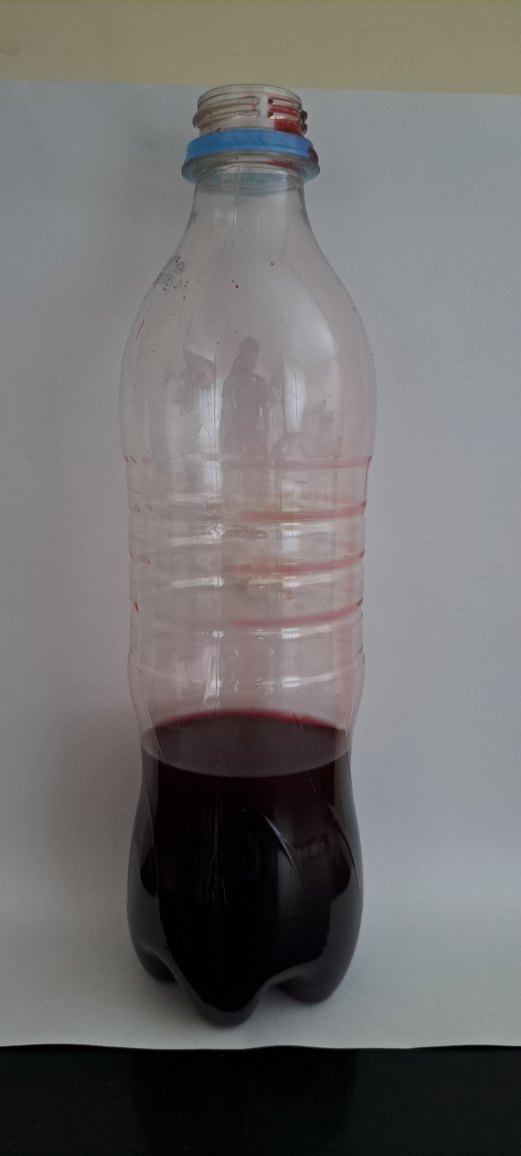
#> input picture data/D001_papel_atras/20230526_095122.jpg, 2084 x 4624 px (shown at 1/4 size)
$ jupyter execute 50_linhas.ipynb
#> lines starting #> are read from the running program, lines starting #| are printed output that depends on the picture; after the words box and inside, x2 and y2 are one past the last pixel; in counts of white or black regions, pixels touching at a corner belong together
[cell 1]
import cv2
from matplotlib import pyplot as plt
import imutils

[cell 2]
# read image and take first channel only
bottle_3_channel = cv2.imread("./../data/D001_papel_atras/20230526_095122.jpg")
#> bottle_3_channel is the input picture: shape (4624, 2084, 3); mean B, G, R 110.9, 111.1, 112.8
bottle_gray = cv2.split(bottle_3_channel)[0]
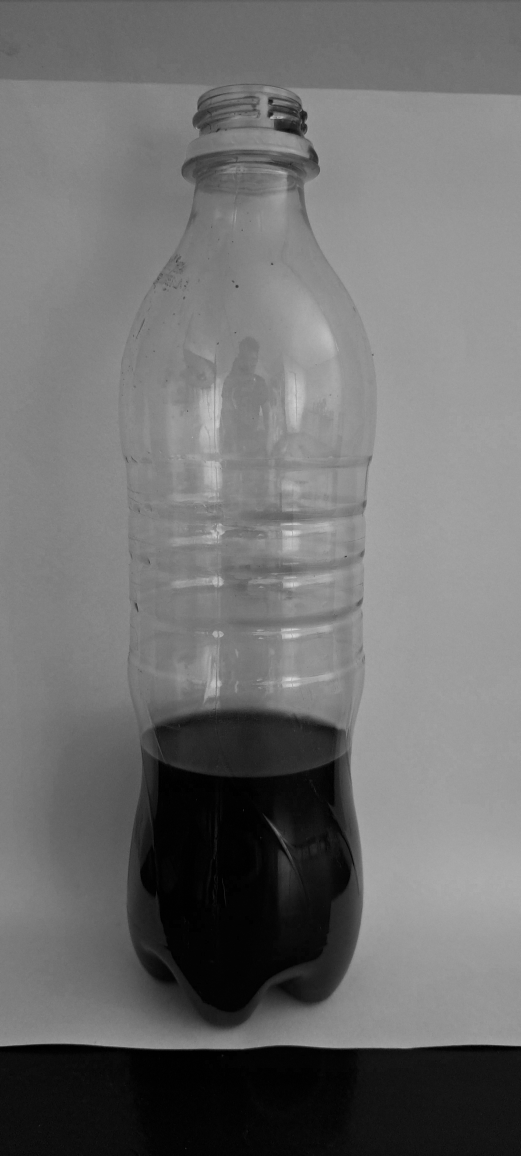
#> bottle_gray: shape (4624, 2084) (shown at 1/4 size); min 0, max 231, mean 110.9
resized = cv2.resize(bottle_gray, (500, 500), interpolation=cv2.INTER_AREA)
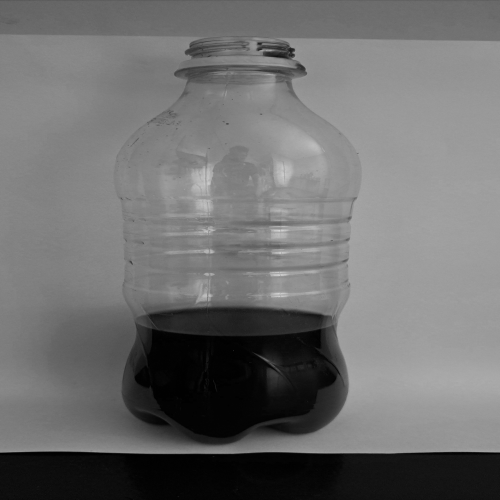
#> resized: shape (500, 500); min 0, max 214, mean 110.9

cv2.imshow("Bottle Gray", resized)
cv2.waitKey(0)

[cell 3]
# blur image
bottle_gray = cv2.GaussianBlur(bottle_gray, (7, 7), 0)
cv2.imshow("Bottle Gray Smoothed 7 x 7", bottle_gray)
cv2.waitKey(0)

[cell 4]
# draw histogram
plt.hist(bottle_gray.ravel(), 256,[0, 256]); plt.show()
#> after `plt.hist(bottle_gray.ravel(), 256, [0, 256])`:
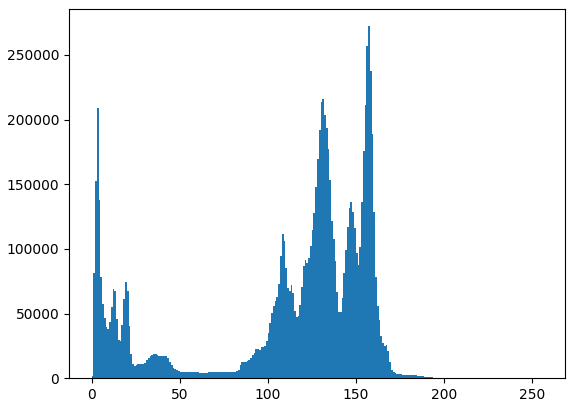
#> figure drawn by matplotlib, 1 panel; tallest bar 272235 high, from x = 157 to 158

[cell 5]
# manual threshold
(T, bottle_threshold) = cv2.threshold(bottle_gray, 27.5, 255, cv2.THRESH_BINARY_INV)
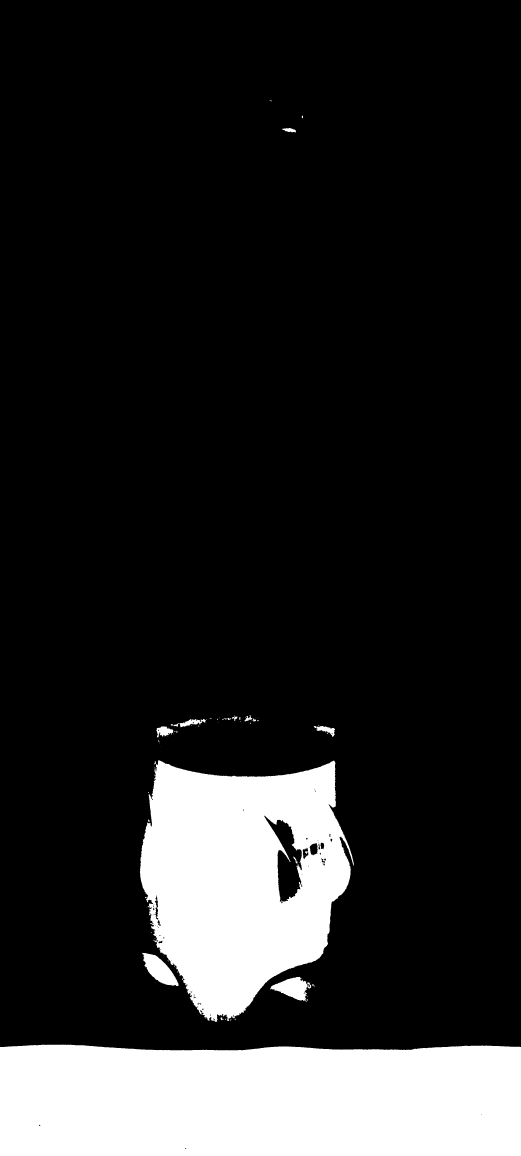
#> bottle_threshold: shape (4624, 2084) (shown at 1/4 size); 16% white; 74 white regions (46 under 20 px), largest, box (x1, y1, x2, y2) and area: (0, 4178, 2084, 4624) 901222, (560, 3041, 1416, 4087) 610758, (569, 3811, 714, 3944) 9612
#> T = 27
cv2.imshow("Bottle Gray Threshold 27.5", bottle_threshold)
cv2.waitKey(0)

[cell 6]
# apply opening operation
kernel = cv2.getStructuringElement(cv2.MORPH_RECT, (5, 5))
bottle_open = cv2.morphologyEx(bottle_threshold, cv2.MORPH_OPEN, kernel)
#> bottle_open: shape (4624, 2084); 15.9% white; 25 white regions
cv2.imshow("Bottle Open 5 x 5", bottle_open)
cv2.waitKey(0)

[cell 7]
# find all contours
contours = cv2.findContours(bottle_open.copy(), cv2.RETR_EXTERNAL, cv2.CHAIN_APPROX_SIMPLE)
#> contours = 23 contours, 5 with area under 20; largest, box (x1, y1, x2, y2) and area: (0, 4179, 2084, 4624) 898693, (560, 3042, 1410, 4087) 634824, (570, 3812, 714, 3944) 9390, (1084, 3908, 1228, 4002) 8000, (627, 2906, 693, 2945) 1601
contours = imutils.grab_contours(contours)
bottle_clone = bottle_3_channel.copy()
cv2.drawContours(bottle_clone, contours, -1, (255, 0, 0), 2)
cv2.imshow("All Contours", bottle_clone)
cv2.waitKey(0)

[cell 8]
# sort contours by area
areas = [cv2.contourArea(contour) for contour in contours]
#> areas = [898693, 38.5, 36, 34.5, 8000, 9390.5, 16, 16, 634824, 33, 1601, 33.5, 1272.5, 66, 16, 49, 105, 1185, 16, 181, 61.5, 519, 16]
(contours, areas) = zip(*sorted(zip(contours, areas), key=lambda a:a[1]))
#> areas = (16, 16, 16, 16, 16, 33, 33.5, 34.5, 36, 38.5, 49, 61.5, 66, 105, 181, 519, 1185, 1272.5, 1601, 8000, 9390.5, 634824, 898693)
# print contour with largest area
bottle_clone = bottle_3_channel.copy()
cv2.drawContours(bottle_clone, [contours[-1]], -1, (255, 0, 0), 2)
cv2.imshow("Largest contour", bottle_clone)
cv2.waitKey(0)

[cell 9]
# draw bounding box, calculate aspect and display decision
bottle_clone = bottle_3_channel.copy()
(x, y, w, h) = cv2.boundingRect(contours[-1])
#> x = 0; y = 4179; w = 2084; h = 445
aspectRatio = w / float(h)
#> aspectRatio = 4.68
if aspectRatio < 0.4:
    cv2.rectangle(bottle_clone, (x, y), (x + w, y + h), (0, 255, 0), 2)
    cv2.putText(bottle_clone, "Full", (x + 10, y + 20), cv2.FONT_HERSHEY_PLAIN, 1, (0, 255, 0), 2)
else:
    cv2.rectangle(bottle_clone, (x, y), (x + w, y + h), (0, 0, 255), 2)
    cv2.putText(bottle_clone, "Low", (x + 10, y + 20), cv2.FONT_HERSHEY_PLAIN, 1, (0, 0, 255), 2)
cv2.imshow("Decision", bottle_clone)
cv2.waitKey(0)

$ run again, with data/D001_papel_atras/20230526_094925.jpg copied over data/D001_papel_atras/20230526_095122.jpg
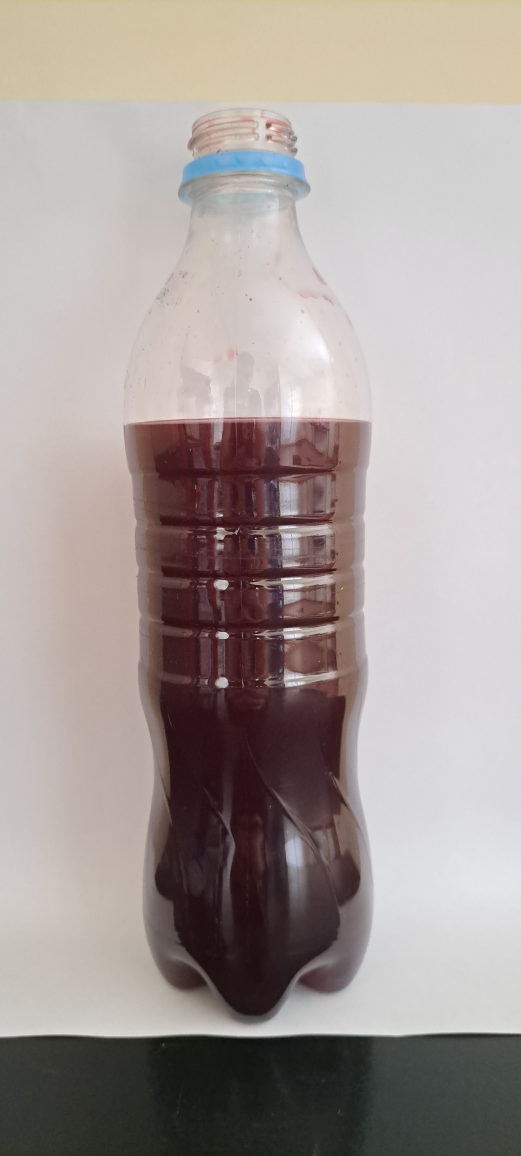
#> input picture data/D001_papel_atras/20230526_094925.jpg, 2084 x 4624 px (shown at 1/4 size)
#> bottle_3_channel is the input picture: shape (4624, 2084, 3); mean B, G, R 152, 155.4, 164.7
#> `(T, bottle_threshold) = cv2.threshold(bottle_gray, 27.5, 255, cv2.THRE..`:
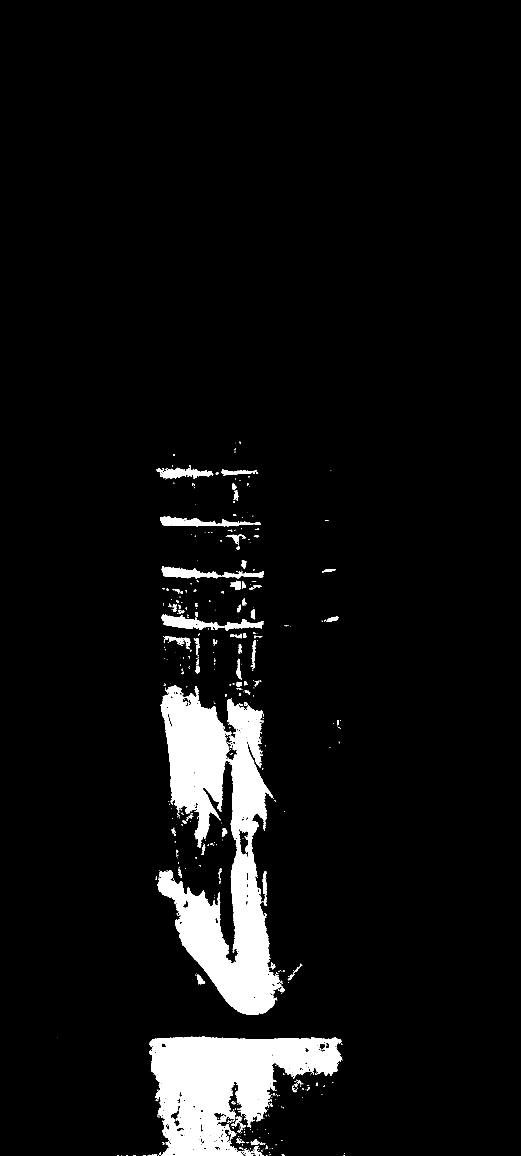
#> bottle_threshold: shape (4624, 2084) (shown at 1/4 size); 5.9% white; 581 white regions (391 under 20 px), largest, box (x1, y1, x2, y2) and area: (633, 2741, 1126, 4059) 301089, (598, 4147, 1370, 4624) 205931, (640, 2066, 1043, 2105) 7154
#> T = 27
#> bottle_open: shape (4624, 2084); 5.7% white; 153 white regions
#> contours = 153 contours, 21 with area under 20; largest, box (x1, y1, x2, y2) and area: (599, 4147, 1368, 4624) 207543, (635, 2797, 1105, 4059) 200348, (644, 2742, 916, 3380) 97095, (647, 2461, 885, 2519) 6595, (647, 2266, 883, 2314) 5720
#> `cv2.drawContours(bottle_clone, contours, -1, (255, 0, 0), 2)`:
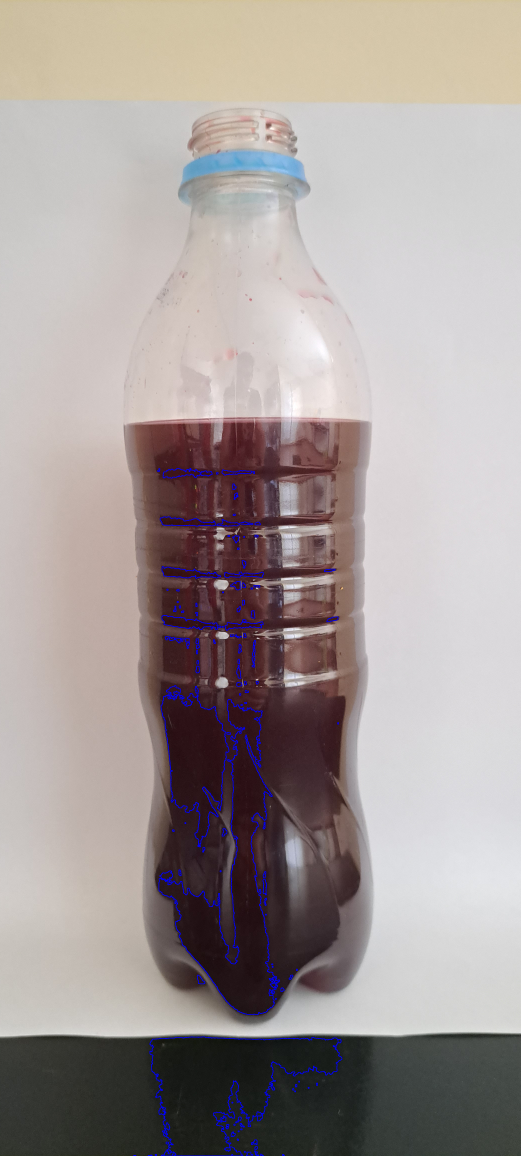
#> bottle_clone: shape (4624, 2084, 3) (shown at 1/4 size); mean B, G, R 153.7, 155.3, 164.3
#> `areas = [cv2.contourArea(contour) for contour in contours]`: areas = 153 values, max 207543 at index 37, min 16 at index 7, mean 3592.7
#> `(contours, areas) = zip(*sorted(zip(contours, areas), key=lambda a:a[1..`: areas = 153 values from 16 to 207543
#> x = 599; y = 4147; w = 769; h = 477
#> aspectRatio = 1.61

$ run again, with data/D001_papel_atras/20230526_095007.jpg copied over data/D001_papel_atras/20230526_095122.jpg
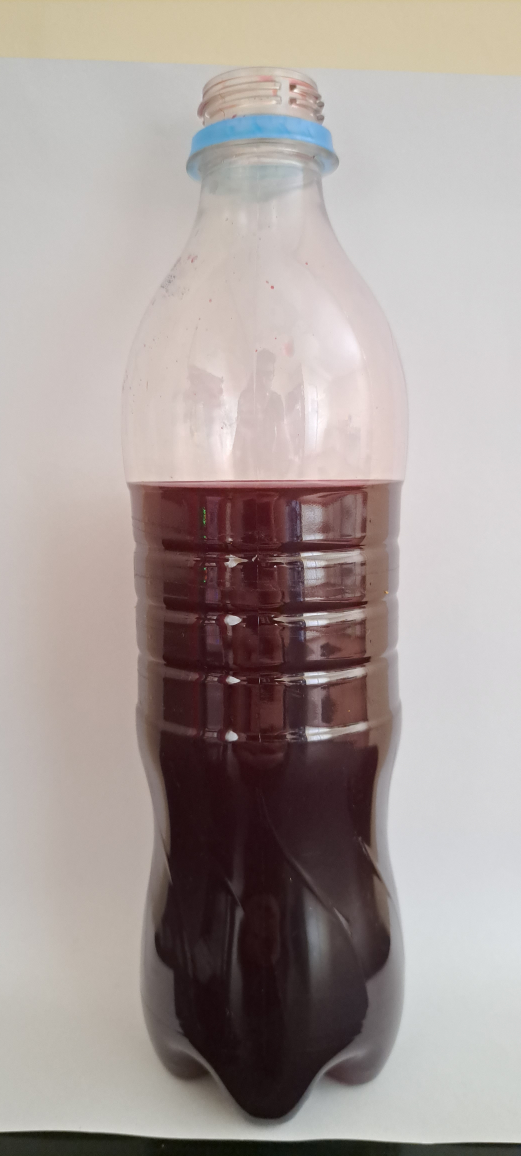
#> input picture data/D001_papel_atras/20230526_095007.jpg, 2084 x 4624 px (shown at 1/4 size)
#> bottle_3_channel is the input picture: shape (4624, 2084, 3); mean B, G, R 154.4, 157.6, 167.8
#> `(T, bottle_threshold) = cv2.threshold(bottle_gray, 27.5, 255, cv2.THRE..`:
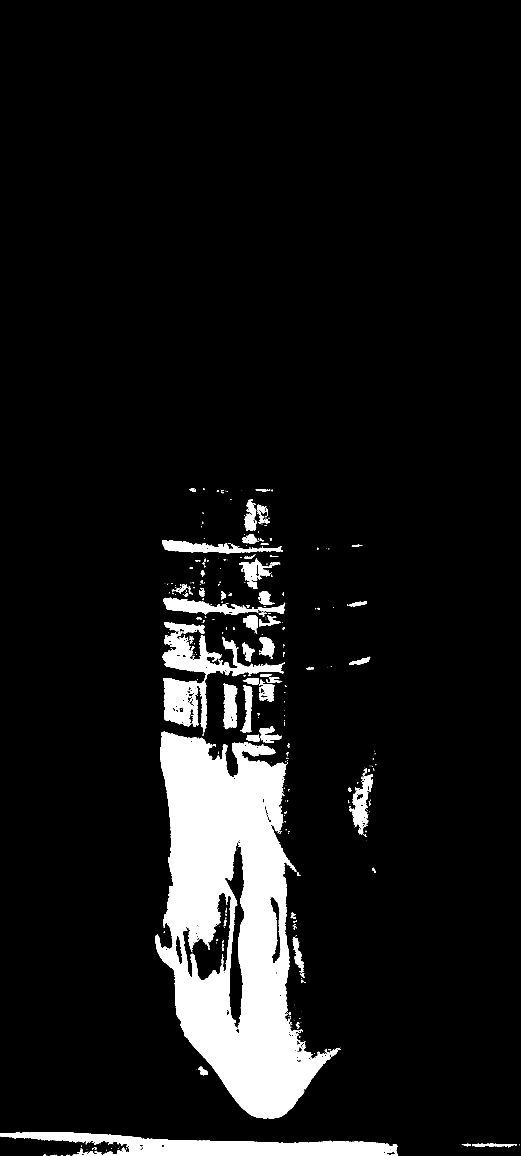
#> bottle_threshold: shape (4624, 2084) (shown at 1/4 size); 8.3% white; 465 white regions (302 under 20 px), largest, box (x1, y1, x2, y2) and area: (622, 2926, 1362, 4474) 575395, (0, 4528, 1591, 4624) 78402, (651, 2488, 1139, 2705) 31412
#> T = 27
#> bottle_open: shape (4624, 2084); 8.2% white; 138 white regions
#> contours = 133 contours, 20 with area under 20; largest, box (x1, y1, x2, y2) and area: (622, 2928, 1348, 4473) 636105, (0, 4528, 1588, 4624) 75816, (651, 2530, 1134, 2703) 25894, (654, 2713, 827, 2923) 21962, (655, 2392, 1032, 2458) 11172
#> `cv2.drawContours(bottle_clone, contours, -1, (255, 0, 0), 2)`:
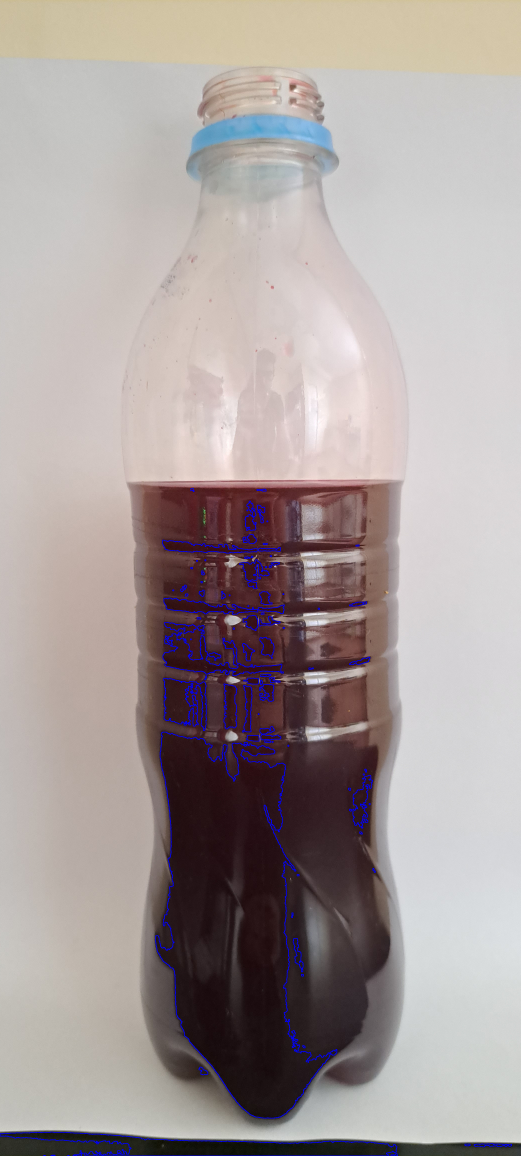
#> bottle_clone: shape (4624, 2084, 3) (shown at 1/4 size); mean B, G, R 156.5, 157.4, 167.4
#> `areas = [cv2.contourArea(contour) for contour in contours]`: areas = 133 values, max 636105 at index 44, min 12 at index 0, mean 6343.7
#> `(contours, areas) = zip(*sorted(zip(contours, areas), key=lambda a:a[1..`: areas = 133 values from 12 to 636105
#> x = 622; y = 2928; w = 726; h = 1545
#> aspectRatio = 0.47
